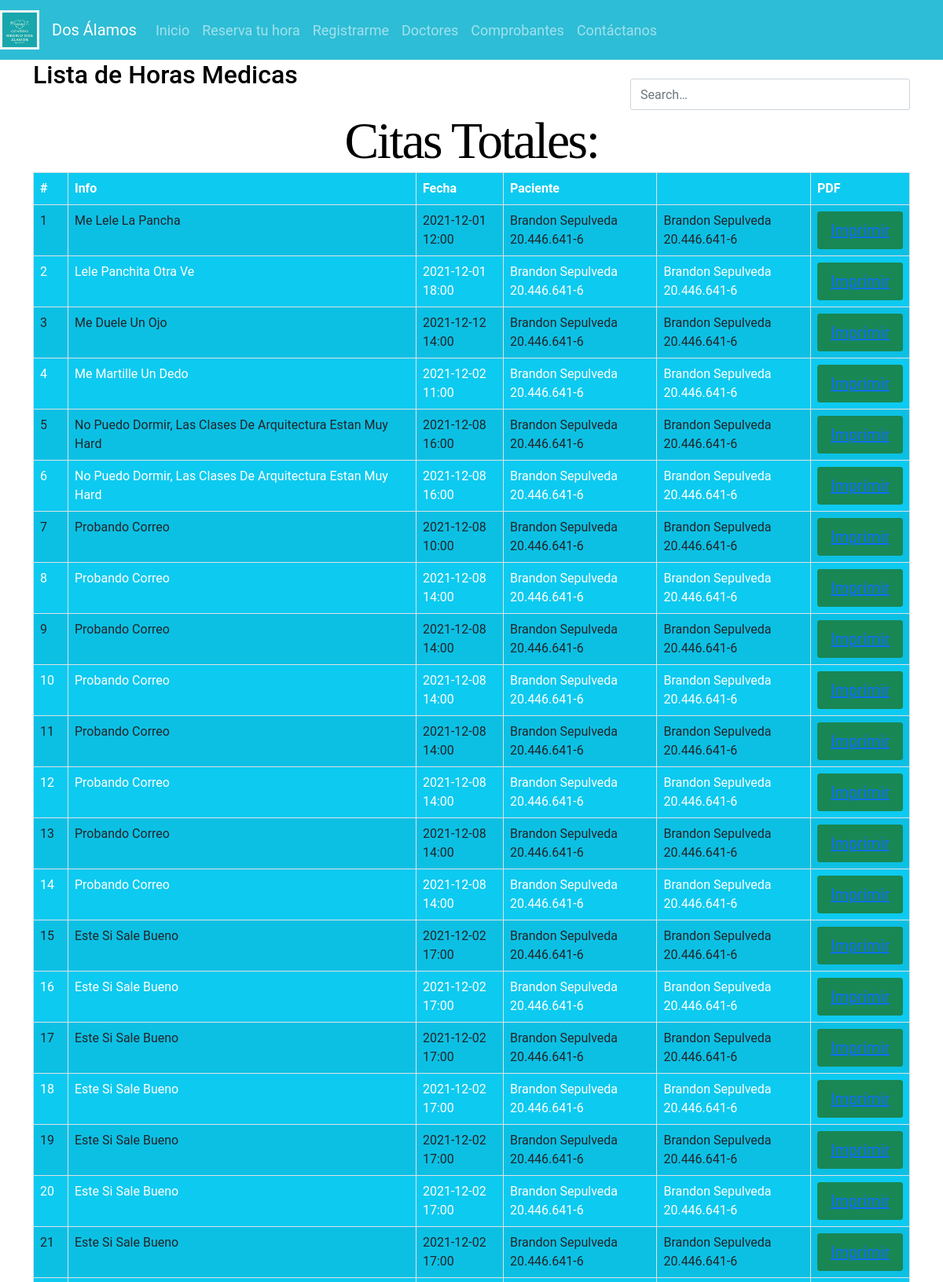
/agenda/ (upper part), run on the app's committed database.
### core/models.py (models this page shows, shortened)
class horaMedica(models.Model):
    consulta = models.TextField( max_length=400)
    fkHora = models.ForeignKey(hora, on_delete=models.CASCADE)
    fecha = models.DateField(auto_now_add=False,auto_now=False,null=True,blank=True);
    fkPaciente = models.ForeignKey(paciente, on_delete=models.CASCADE)
    fkTipoPago = models.ForeignKey(tipoPago, on_delete=models.CASCADE)
    fkPago = models.ForeignKey(pago, on_delete=models.CASCADE)
    fkMedico = models.ForeignKey(doctor, on_delete=models.CASCADE)

class hora(models.Model):
    hora = models.CharField(max_length=50)
    def __str__(self):
        return self.hora

class paciente(models.Model):
    nomPac = models.CharField( max_length=50)
    aPatPac = models.CharField( max_length=50)
    rutPac = models.CharField( max_length=50)
    emailPac = models.CharField( max_length=50)
    bornDatePAc = models.DateTimeField(auto_now_add=False,auto_now=False,null=True,blank=True);
    fkGender = models.ForeignKey(gender, on_delete=models.CASCADE, blank=True)
    fkComuna = models.ForeignKey(comuna, on_delete=models.CASCADE)
    adressPac = models.CharField(max_length=70)
    def __str__(self):
        cadena=str(self.nomPac)+" "+ str(self.aPatPac) + " " + str(self.rutPac)
        return cadena

### core/views.py (the view)
# urls.py: path("agenda/", views.agenda, name="agenda"),
def agenda(request): #INF
    citas = horaMedica.objects.all()
    data = {
        'info' : citas,
    }
    return render(request, 'web/agenda.html', data)

### core/templates/web/agenda.html (shortened to what this page needs)
{% extends 'web/base.html' %}
{% load static %}
{% block contenido %}
    {% block css %}
        <link rel="stylesheet" href="{% static 'app/css/index.css' %}">
        <link rel="stylesheet" href="{% static 'app/css/register.css' %}">
    {% endblock css %}
    <div class="container-xl">
        <div class="table-responsive">
            <div class="table-wrapper">
                <div class="table-title">
                    <div class="row">
                        <div class="col-sm-8"><h2>Lista de Horas Medicas</h2><b></b></div>
                        <div class="col-sm-4">
                            <div class="search-box">
                                <i class="material-icons">&#xE8B6;</i>
                                <input type="text" class="form-control" placeholder="Search&hellip;">
                            </div>
                        </div>
                    </div>
                </div>
                <table class="table table-striped table-hover table-bordered bg-info">
                    <thead>
                        <tr>
                            <th>#</th>
                            <th>Info</th>
                            <th>Fecha</th>
                            <th>Paciente</th>
                            <th></th>
                            <th>PDF</th>
                        </tr>
                    </thead>
                    <tbody>
                        {% for p in info %}
                            <tr>
                                <td>{{p.id | title}}</td>
                                <td>{{p.consulta | title}}</td>
                                <td>{{p.fecha | title }} {{p.fkHora | title}}</td>
                                <td>{{p.fkPaciente | title}}</td>
                                <td>{{p.fkPaciente | title}}</td>
                                <td>
                                    <div class="form-group text-lg-center">
                                     <button type="submit" class="btn btn-success btn-lg btn-block"><a href="{% url 'geninfoHM' p.fkMedico.id%}">Imprimir</a></button>
                                    </div>
                                </td>
                            </tr>
                        {% endfor %}
                        <div class="form-group text-lg-center">
                            <h1>Citas Totales: {{total}}</h1>
                        </div>
                    </tbody>
                </table>
                <br>
            </div>
        </div>
    </div>
{% endblock contenido %}

### core/static/app/css/index.css (style rules this page uses)
body { color: aliceblue; background-color: #ffffff; background-repeat: no-repeat; background-size: 300px; background-position: center; }
h1 { color: rgb(0, 0, 0); font-family: 'Dancing Script', 'cursive'; font-weight: lighter; text-decoration-line: unset; text-align: center; position:relative; margin:0px auto; width:auto; padding-bottom:0px; font-size:4.1rem; font-weight:300; letter-spacing: -0.15rem; }
h2 { color: black; }
.table { background-color: aliceblue; color: rgb(255, 255, 255); align-content: center; }

### core/static/app/css/register.css (style rules this page uses)
body { color: #fff; background: #ffffff; font-family: 'Roboto', sans-serif; }
.form-control { height: 40px; box-shadow: none; color: #969fa4; }
.form-control, .btn { border-radius: 3px; }

### data on the page
horaMedica: id "1", consulta "Me Lele La Pancha", fecha "2021-12-01", fkHora "12:00", fkPaciente "Brandon Sepulveda 20.446.641-6"
horaMedica: id "2", consulta "Lele Panchita Otra Ve", fecha "2021-12-01", fkHora "18:00", fkPaciente "Brandon Sepulveda 20.446.641-6"
horaMedica: id "3", consulta "Me Duele Un Ojo", fecha "2021-12-12", fkHora "14:00", fkPaciente "Brandon Sepulveda 20.446.641-6"
horaMedica: id "4", consulta "Me Martille Un Dedo", fecha "2021-12-02", fkHora "11:00", fkPaciente "Brandon Sepulveda 20.446.641-6"
horaMedica: id "5", consulta "No Puedo Dormir, Las Clases De Arquitectura Estan Muy Hard", fecha "2021-12-08", fkHora "16:00", fkPaciente "Brandon Sepulveda 20.446.641-6"
horaMedica: id "6", consulta "No Puedo Dormir, Las Clases De Arquitectura Estan Muy Hard", fecha "2021-12-08", fkHora "16:00", fkPaciente "Brandon Sepulveda 20.446.641-6"
horaMedica: id "7", consulta "Probando Correo", fecha "2021-12-08", fkHora "10:00", fkPaciente "Brandon Sepulveda 20.446.641-6"
horaMedica: id "8", consulta "Probando Correo", fecha "2021-12-08", fkHora "14:00", fkPaciente "Brandon Sepulveda 20.446.641-6"
horaMedica: id "9", consulta "Probando Correo", fecha "2021-12-08", fkHora "14:00", fkPaciente "Brandon Sepulveda 20.446.641-6"
horaMedica: id "10", consulta "Probando Correo", fecha "2021-12-08", fkHora "14:00", fkPaciente "Brandon Sepulveda 20.446.641-6"
horaMedica: id "11", consulta "Probando Correo", fecha "2021-12-08", fkHora "14:00", fkPaciente "Brandon Sepulveda 20.446.641-6"
horaMedica: id "12", consulta "Probando Correo", fecha "2021-12-08", fkHora "14:00", fkPaciente "Brandon Sepulveda 20.446.641-6"
horaMedica: id "13", consulta "Probando Correo", fecha "2021-12-08", fkHora "14:00", fkPaciente "Brandon Sepulveda 20.446.641-6"
horaMedica: id "14", consulta "Probando Correo", fecha "2021-12-08", fkHora "14:00", fkPaciente "Brandon Sepulveda 20.446.641-6"
horaMedica: id "15", consulta "Este Si Sale Bueno", fecha "2021-12-02", fkHora "17:00", fkPaciente "Brandon Sepulveda 20.446.641-6"
horaMedica: id "16", consulta "Este Si Sale Bueno", fecha "2021-12-02", fkHora "17:00", fkPaciente "Brandon Sepulveda 20.446.641-6"
horaMedica: id "17", consulta "Este Si Sale Bueno", fecha "2021-12-02", fkHora "17:00", fkPaciente "Brandon Sepulveda 20.446.641-6"
horaMedica: id "18", consulta "Este Si Sale Bueno", fecha "2021-12-02", fkHora "17:00", fkPaciente "Brandon Sepulveda 20.446.641-6"
horaMedica: id "19", consulta "Este Si Sale Bueno", fecha "2021-12-02", fkHora "17:00", fkPaciente "Brandon Sepulveda 20.446.641-6"
horaMedica: id "20", consulta "Este Si Sale Bueno", fecha "2021-12-02", fkHora "17:00", fkPaciente "Brandon Sepulveda 20.446.641-6"
horaMedica: id "21", consulta "Este Si Sale Bueno", fecha "2021-12-02", fkHora "17:00", fkPaciente "Brandon Sepulveda 20.446.641-6"
